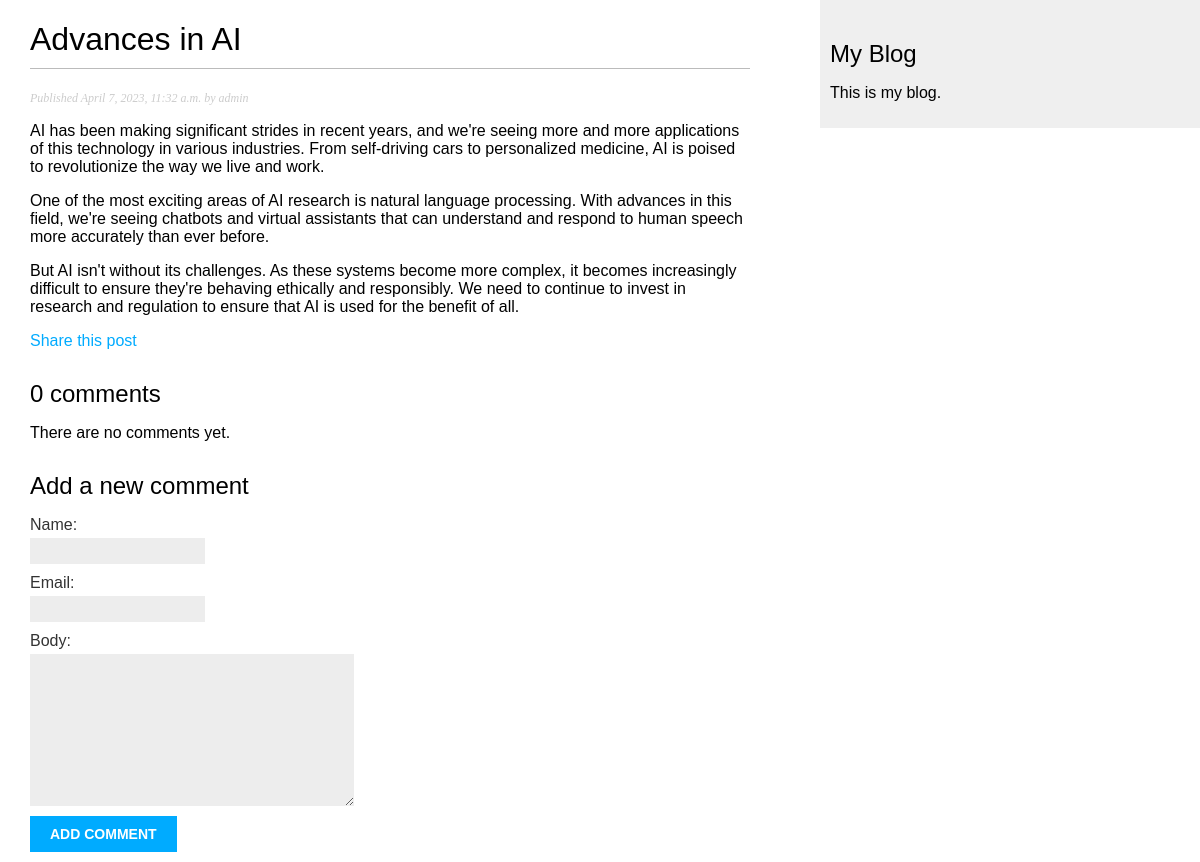
/blog/2023/4/7/advances-in-ai/, run on an earlier commit of the app's database.
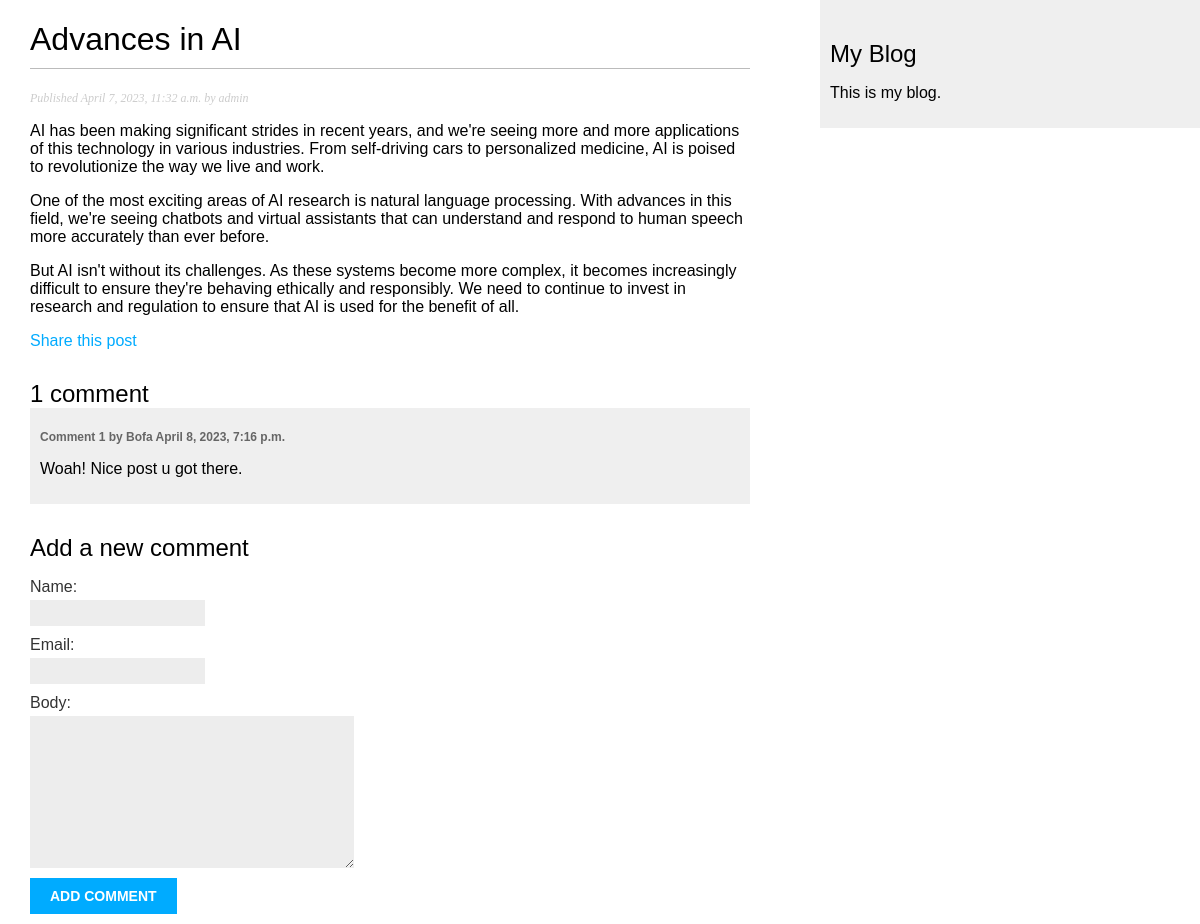
And on a later commit of the database.
### blog/models.py (models this page shows, shortened)
class Comment(models.Model):
    post = models.ForeignKey(Post,
                             on_delete=models.CASCADE,
                             related_name='comments')
    name = models.CharField(max_length=80)
    email = models.EmailField()
    body = models.TextField()
    created = models.DateTimeField(auto_now_add=True)
    updated = models.DateTimeField(auto_now=True)
    active = models.BooleanField(default=True)
    class Meta:
        ordering = ('created',)

### blog/views.py (the view)
def post_detail(request, year, month, day, post):
    post = get_object_or_404(Post, slug=post,
                                   status='published',
                                   publish__year=year,
                                   publish__month=month,
                                   publish__day=day)
    comments = post.comments.filter(active=True)
    new_comment = None
    if request.method == 'POST':
        comment_form = CommentForm(data=request.POST)
        if comment_form.is_valid():
            new_comment = comment_form.save(commit=False)
            new_comment.post = post
            new_comment.save()
    else:
        comment_form = CommentForm()
    return render(request, 'blog/post/detail.html',
                            {'post': post,
                             'comments': comments,
                             'new_comment': new_comment,
                             'comment_form': comment_form})

### blog/forms.py
class CommentForm(forms.ModelForm):
    class Meta:
        model = Comment
        fields = ('name', 'email', 'body')

### blog/templates/blog/post/detail.html (shortened to what this page needs)
{% extends "blog/base.html" %}
{% block content %}
    <h1>{{ post.title }}</h1>
    <p class="date">
        Published {{ post.publish }} by {{ post.author }}
    </p>
    {{ post.body|linebreaks }}
    <p>
        <a href="{% url 'blog:post_share' post.id %}">
            Share this post
        </a>
    </p>
    {% with comments.count as total_comments %}
    <h2>
        {{ total_comments }} comment{{ total_comments|pluralize }}
    </h2>
    {% endwith %}
    {% for comment in comments %}
        <div class="comment">
            <p class="info">
                Comment {{ forloop.counter }} by {{ comment.name }} {{ comment.created }}
            </p>
            {{ comment.body|linebreaks }}
        </div>
        {% empty %}
        <p>There are no comments yet.</p>
    {% endfor %}
    {% if new_comment %}
        <h2>Your comment has been added.</h2>
    {% else %}
        <h2>Add a new comment</h2>
        <form method="post">
            {{ comment_form.as_p }}
            <p><input type="submit" value="Add comment"></p>
        </form>
    {% endif %}
{% endblock %}

What changed in the data, as far as the page shows it:
added Comment: name "Bofa", created "April 8, 2023, 7:16 p.m.", body "Woah! Nice post u got there."
Also different on the page:
{{ total_comments }}: "0" → "1"
text no longer shown: "There are no comments yet."
